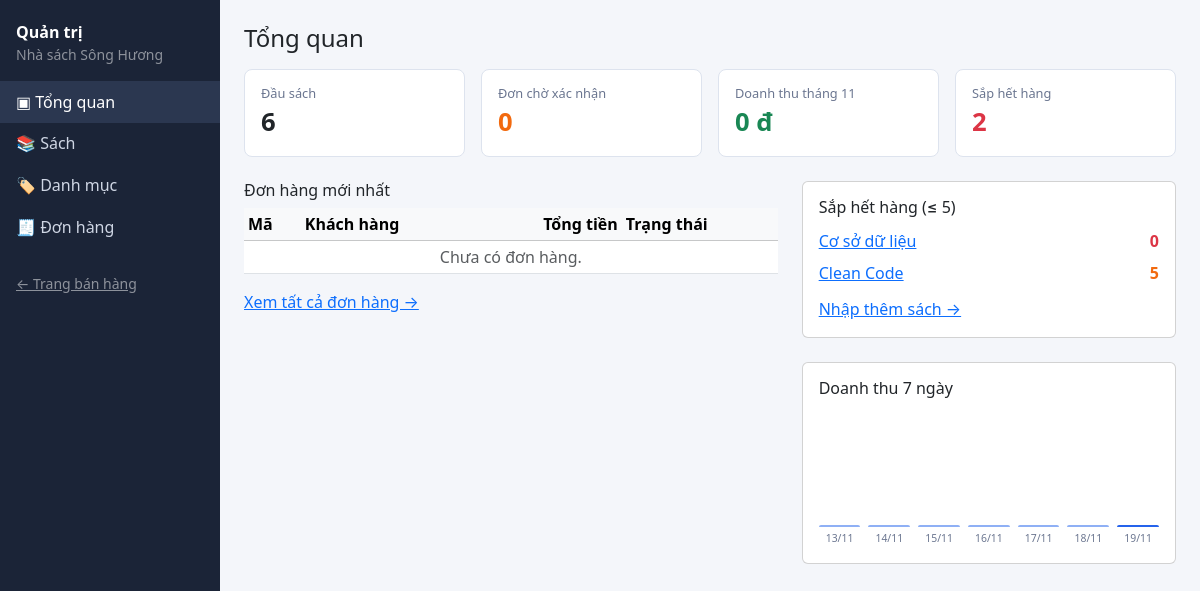
The app's page /admin/ with its own data.
### models.py (models this page shows, shortened)
class Book(db.Model):
    __tablename__ = "books"
    id = db.Column(db.Integer, primary_key=True)
    title = db.Column(db.String(200), nullable=False)
    author = db.Column(db.String(150), nullable=False)
    publisher = db.Column(db.String(150))
    year = db.Column(db.Integer)
    price = db.Column(db.Integer, nullable=False)
    stock = db.Column(db.Integer, nullable=False, default=0)
    description = db.Column(db.Text)
    cover = db.Column(db.String(100))  # tên file ảnh trong static/uploads/covers
    created_at = db.Column(db.DateTime, nullable=False, default=datetime.now)
    category_id = db.Column(db.Integer, db.ForeignKey("categories.id"), nullable=False)
    category = db.relationship("Category", back_populates="books")
    order_items = db.relationship("OrderItem", back_populates="book")

### admin.py (the view)
@bp.route("/")
def dashboard():
    now = datetime.now()
    month_start = datetime(now.year, now.month, 1)
    next_month = (
        datetime(now.year + 1, 1, 1) if now.month == 12 else datetime(now.year, now.month + 1, 1)
    )
    total_books = db.session.scalar(select(func.count(Book.id)))
    pending = db.session.scalar(select(func.count(Order.id)).where(Order.status == PENDING))
    revenue = db.session.scalar(
        select(func.coalesce(func.sum(Order.total), 0)).where(
            Order.status == DONE,
            Order.created_at >= month_start,
            Order.created_at < next_month,
        )
    )
    low_count = db.session.scalar(select(func.count(Book.id)).where(Book.stock <= LOW_STOCK))
    latest = db.session.scalars(select(Order).order_by(Order.id.desc()).limit(5)).all()
    low_books = db.session.scalars(
        select(Book).where(Book.stock <= LOW_STOCK).order_by(Book.stock, Book.title).limit(10)
    ).all()
    today = date.today()
    start = datetime.combine(today - timedelta(days=6), time.min)
    rows = db.session.execute(
        select(func.date(Order.created_at), func.sum(Order.total))
        .where(Order.status == DONE, Order.created_at >= start)
        .group_by(func.date(Order.created_at))
    ).all()
    by_day = {str(d): int(s) for d, s in rows}
    chart = []
    for i in range(6, -1, -1):
        d = today - timedelta(days=i)
        chart.append({"label": d.strftime("%d/%m"), "value": by_day.get(d.isoformat(), 0)})
    chart_max = max([c["value"] for c in chart] + [1])
    return render_template(
        "admin/dashboard.html",
        total_books=total_books, pending=pending, revenue=revenue, low_count=low_count,
        latest=latest, low_books=low_books, month=now.month,
        chart=chart, chart_max=chart_max, low_stock=LOW_STOCK,
    )

### utils.py (called while the page is built)
def vnd(value):
    return f"{int(value or 0):,}".replace(",", ".") + " đ"

def get_cart():
    cart = session.get("cart")
    return dict(cart) if isinstance(cart, dict) else {}

def cart_count():
    return sum(int(q) for q in get_cart().values())

### templates/admin/dashboard.html (shortened to what this page needs)
{% extends "admin/layout.html" %}
{% from "_macros.html" import status_badge %}
{% block content %}
<h1 class="h4 mb-3">Tổng quan</h1>
<div class="row g-3 mb-4">
  <div class="col-6 col-xl-3"><div class="stat-card">
    <div class="stat-label">Đầu sách</div><div class="stat-value">{{ total_books }}</div></div></div>
  <div class="col-6 col-xl-3"><div class="stat-card">
    <div class="stat-label">Đơn chờ xác nhận</div><div class="stat-value text-orange">{{ pending }}</div></div></div>
  <div class="col-6 col-xl-3"><div class="stat-card">
    <div class="stat-label">Doanh thu tháng {{ month }}</div><div class="stat-value text-success">{{ revenue|vnd }}</div></div></div>
  <div class="col-6 col-xl-3"><div class="stat-card">
    <div class="stat-label">Sắp hết hàng</div><div class="stat-value text-danger">{{ low_count }}</div></div></div>
</div>
<div class="row g-4">
  <div class="col-lg-7">
    <h2 class="h6">Đơn hàng mới nhất</h2>
    <table class="table table-sm bg-white align-middle">
      <thead class="table-light"><tr><th>Mã</th><th>Khách hàng</th><th class="text-end">Tổng tiền</th><th>Trạng thái</th></tr></thead>
      <tbody>
        {% for o in latest %}
        <tr>
          <td><a href="{{ url_for('admin.order_detail', order_id=o.id) }}">#{{ o.id }}</a></td>
          <td>{{ o.full_name }}</td>
          <td class="text-end">{{ o.total|vnd }}</td>
          <td>{{ status_badge(o) }}</td>
        </tr>
        {% else %}
        <tr><td colspan="4" class="text-center text-muted">Chưa có đơn hàng.</td></tr>
        {% endfor %}
      </tbody>
    </table>
    <a href="{{ url_for('admin.orders') }}">Xem tất cả đơn hàng →</a>
  </div>
  <div class="col-lg-5">
    <div class="card card-body mb-4">
      <h2 class="h6">Sắp hết hàng (≤ {{ low_stock }})</h2>
      {% for b in low_books %}
        <div class="d-flex justify-content-between py-1">
          <a href="{{ url_for('admin.book_form', book_id=b.id) }}">{{ b.title }}</a>
          <strong class="{{ 'text-danger' if b.stock == 0 else 'text-orange' }}">{{ b.stock }}</strong>
        </div>
      {% else %}
        <div class="text-muted small">Tất cả sách đều còn đủ hàng.</div>
      {% endfor %}
      <a class="mt-2" href="{{ url_for('admin.books', stock='sap_het') }}">Nhập thêm sách →</a>
    </div>
    <div class="card card-body">
      <h2 class="h6">Doanh thu 7 ngày</h2>
      <div class="bar-chart">
        {% for c in chart %}
          <div class="bar-col" title="{{ c.label }}: {{ c.value|vnd }}">
            <div class="bar {{ 'bar-last' if loop.last }}" style="height: {{ (c.value / chart_max * 100)|round|int }}%"></div>
            <div class="bar-label">{{ c.label }}</div>
          </div>
        {% endfor %}
      </div>
    </div>
  </div>
</div>
{% endblock %}

### static/css/style.css (style rules this page uses)
:root { --navy: #0b3a75; --orange: #f26a0f; --ink-dark: #1b2437; }
body { background: #f4f6fa; }
.text-orange { color: var(--orange); }
.stat-card { background: #fff; border: 1px solid #dde3ee; border-radius: .5rem; padding: .9rem 1rem; }
.stat-label { font-size: .8rem; color: #6b7690; }
.stat-value { font-size: 1.6rem; font-weight: 700; }
.bar-chart { display: flex; align-items: flex-end; gap: 8px; height: 140px; }
.bar-col { flex: 1; height: 100%; display: flex; flex-direction: column; justify-content: flex-end; align-items: center; }
.bar { width: 100%; min-height: 2px; background: #8fb0f5; border-radius: 3px 3px 0 0; }
.bar-last { background: #2563eb; }
.bar-label { font-size: .65rem; color: #6b7690; margin-top: 4px; }

### records on screen
Book: title "Cơ sở dữ liệu", stock "0"
Book: title "Clean Code", stock "5"

### other values on screen
{{ total_books }} "6"
{{ pending }} "0"
{{ revenue|vnd }} "0 đ"
{{ low_count }} "2"
{{ low_stock }} "5"
{{ c.label }} "13/11" "14/11" "15/11" "16/11" "17/11" "18/11" "19/11"
